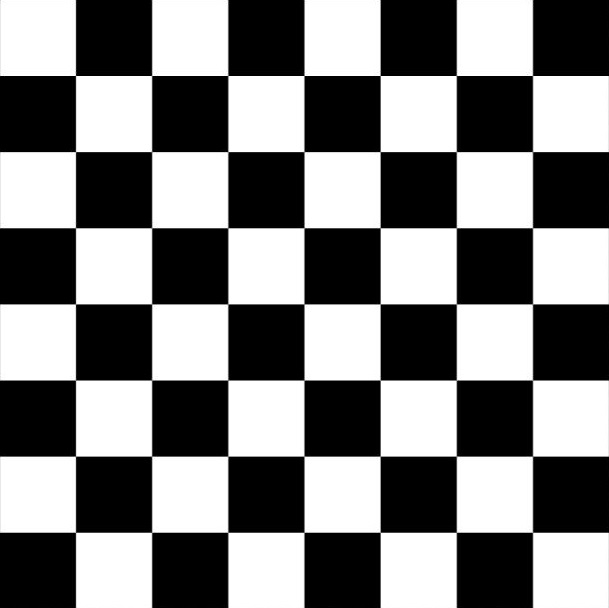
#> input picture imgs/chess.jpg, 609 x 608 px, found by its file name
$ python finding_corners.py
#> lines starting #> are read from the running program, lines starting #| are printed output that depends on the picture; after the words box and inside, x2 and y2 are one past the last pixel; in counts of white or black regions, pixels touching at a corner belong together
import cv2
import numpy as np
from matplotlib import pyplot as plt


def cornerDetectionDefault():
    harris_corners = cv2.cornerHarris(gray, 3, 3, 0.05)

    # We use dilation of the corner points to enlarge them
    kernel = np.ones((7, 7), np.uint8)
    harris_corners = cv2.dilate(harris_corners, kernel, iterations=2)

    # Threshold for an optimal value, it may vary depending on the image
    temp[harris_corners > 0.025 * harris_corners.max()] = [255, 127, 127]


def cornerDetectionImproved():
    # We specify top 50 corners
    corners = cv2.goodFeaturesToTrack(gray, 49, 0.01, 15)

    for c in corners:
        x, y = c[0]
        x = int(x)
        y = int(y)
        cv2.rectangle(temp, (x-10, y-10), (x+10, y+10), (0, 255, 0), 2)


img = cv2.imread('imgs/chess.jpg')
#> img is the input picture: shape (608, 609, 3); min 0, max 255, mean 127.5
gray = cv2.cvtColor(img, cv2.COLOR_BGR2GRAY)

temp = img.copy()

row, col = 1, 2
fig, axs = plt.subplots(row, col, figsize=(15, 10))
fig.tight_layout()

axs[0].imshow(cv2.cvtColor(img, cv2.COLOR_BGR2RGB))
axs[0].set_title("Original")

# cornerDetectionDefault()
cornerDetectionImproved()
#> in cornerDetectionImproved, `corners = cv2.goodFeaturesToTrack(gray, 49, 0.01, 15)`: corners = 49 rows, first 8: [76, 75], [380, 75], [76, 151], [152, 76], [304, 76], [532, 75], [381, 533], [456, 76]
#> the loop in cornerDetectionImproved, `for c in corners:` made 49 passes
#> (x, y) on passes 1 to 12: (76, 75), (380, 75), (76, 151), (152, 76), (304, 76), (532, 75), (381, 533), (456, 76), (228, 75), (381, 303), (380, 152), (381, 227)
#> after the loop in cornerDetectionImproved, `for c in corners:`:
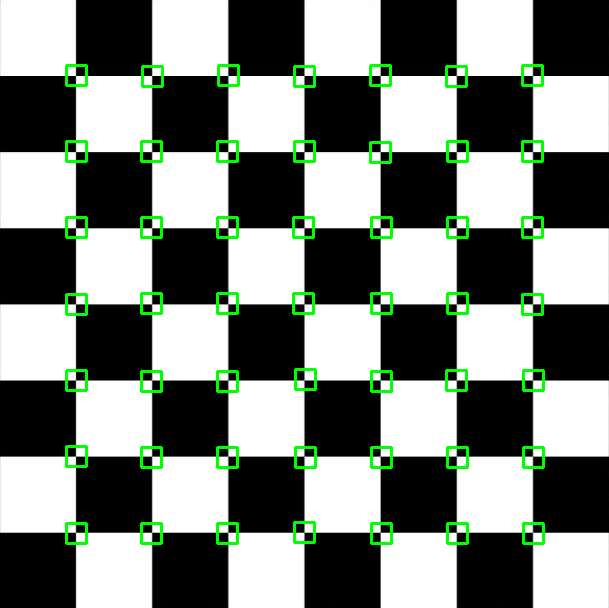
#> temp: shape (608, 609, 3); 3.12% of pixels changed, all inside (x1, y1, x2, y2) = (65, 64, 545, 545)

axs[1].imshow(cv2.cvtColor(temp, cv2.COLOR_BGR2RGB))
axs[1].set_title("Harris Corners")

plt.show()
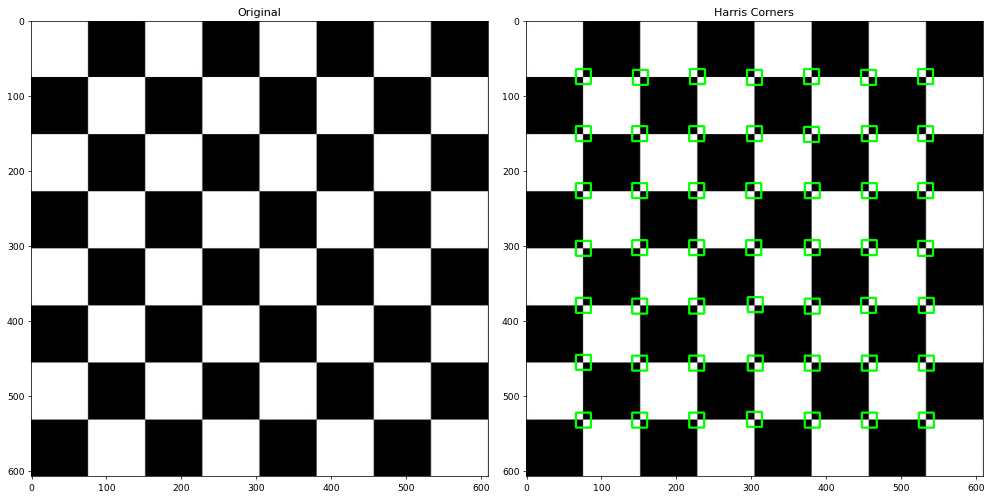
#> figure drawn by matplotlib, 2 panels

$ run again, with imgs/blobs.jpg copied over imgs/chess.jpg
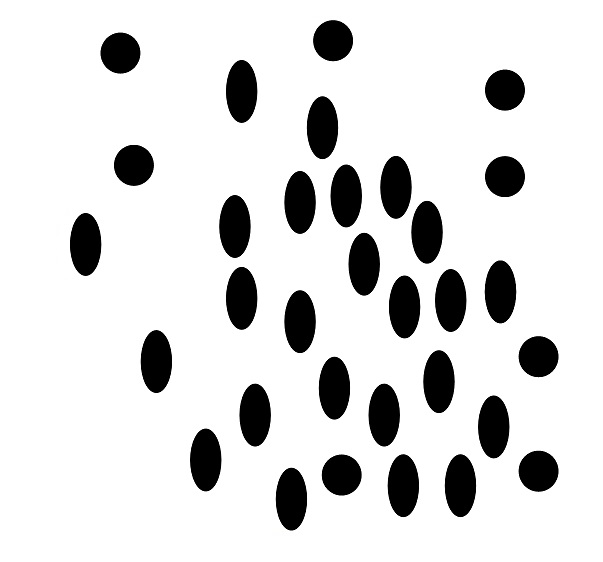
#> input picture imgs/blobs.jpg, 603 x 562 px, found by its file name
#> img is the input picture: shape (562, 603, 3); mean B, G, R 219.3, 219.3, 219.3
#> corners = 49 rows, first 8: [320, 158], [243, 267], [401, 516], [462, 516], [366, 233], [298, 171], [397, 156], [298, 352]
#> the loop in cornerDetectionImproved, `for c in corners:` made 49 passes
#> after the loop in cornerDetectionImproved, `for c in corners:`:
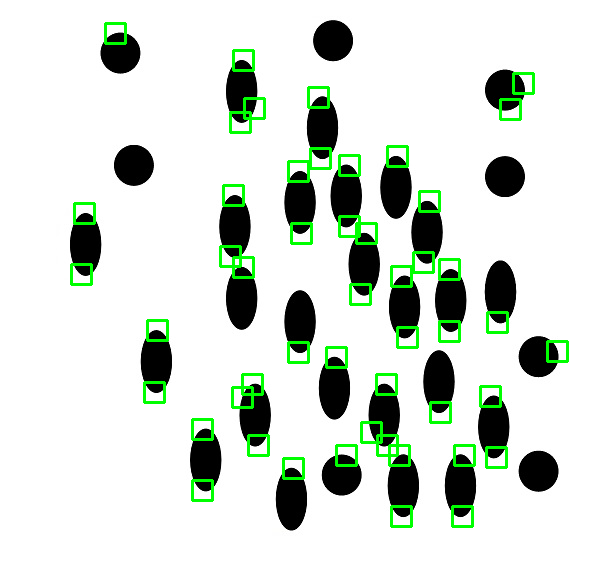
#> temp: shape (562, 603, 3); 3.38% of pixels changed, all inside (x1, y1, x2, y2) = (70, 22, 569, 528)
#> `plt.show()`:
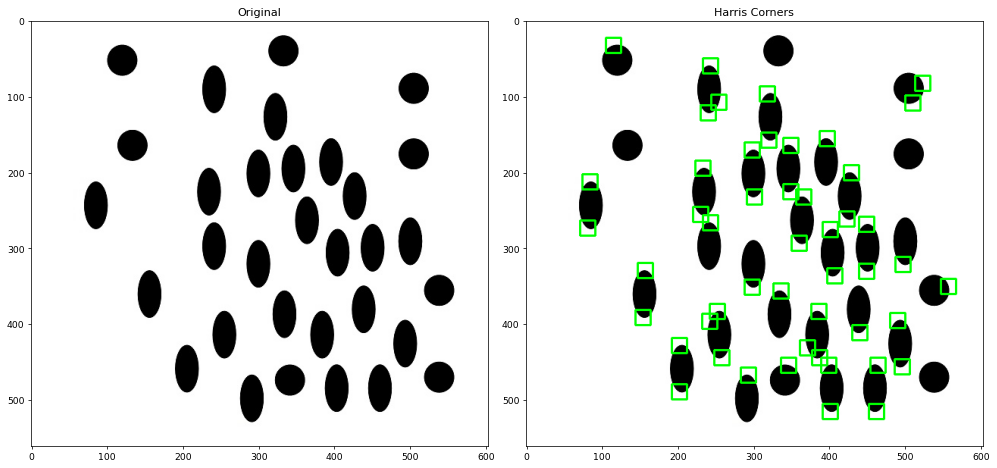
#> figure drawn by matplotlib, 2 panels
